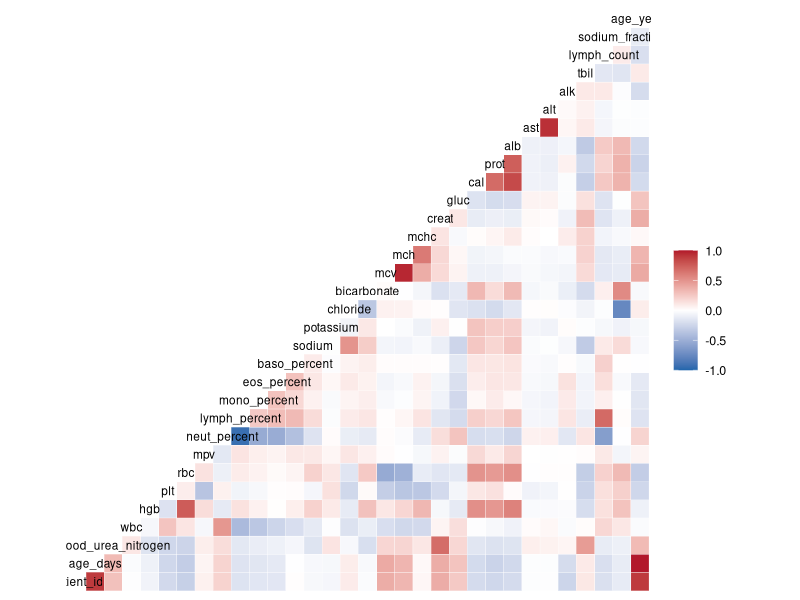
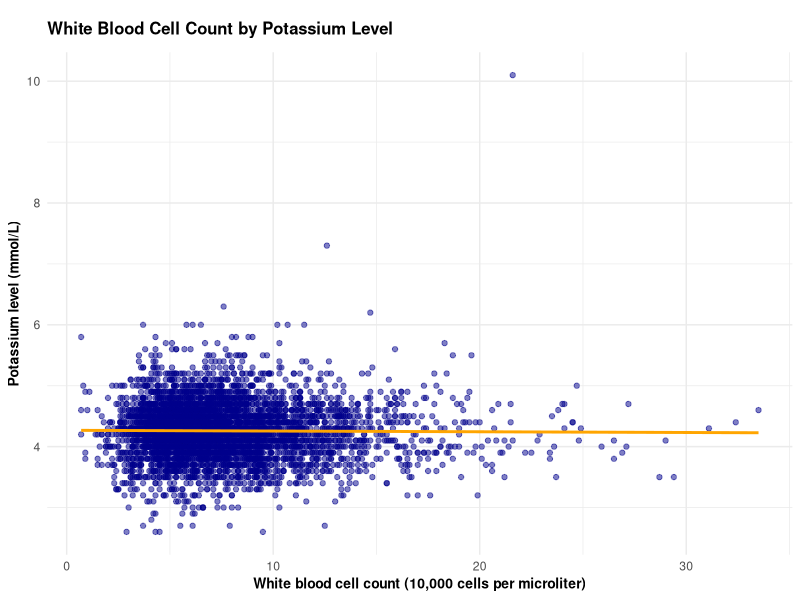

These charts were generated, in order, by the following R code:
## ---- chunk 1
knitr::opts_chunk$set(echo = TRUE)
## ---- chunk 2
library(ggplot2)
library(tidyverse)
library(here)

patient_data <- read_delim(
  here("data", "data_for_analysis", "20250908-tidy-joined-exam-data.txt"),
  delim = "\t"
)
## ---- chunk 3
# Create correlation plot
GGally::ggcorr(patient_data,
                           low = "#2166ac",
                           mid = "white",
                           high = "#b2182b",
                           midpoint = 0,
                           label = FALSE,
                           size = 3)

## ---- chunk 4
ggplot(patient_data, aes(x = wbc, y = potassium)) + # Assign data, x and y values
  geom_point(colour = "darkblue", alpha = 0.5, na.rm = TRUE) + # Scatterplot
  geom_smooth(method = "lm", se = FALSE, colour = "orange") + #Regression line
  theme_minimal() + #Background theme
  theme(legend.position = "none", #Remove legend
        plot.title = element_text(face = "bold", size = 12, margin = margin(10, 0, 10, 0)), #Bold title, resized title and increased margin between title and plot
        axis.title.x = element_text(face = "bold", size = 10), #Bold x-axis text
        axis.title.y = element_text(face = "bold", size = 10)) + #Bold y-axis text
  labs(title = "White Blood Cell Count by Potassium Level", #Title
       x = "White blood cell count (10,000 cells per microliter)", #x-axis title
       y = "Potassium level (mmol/L)") #y-axis title

